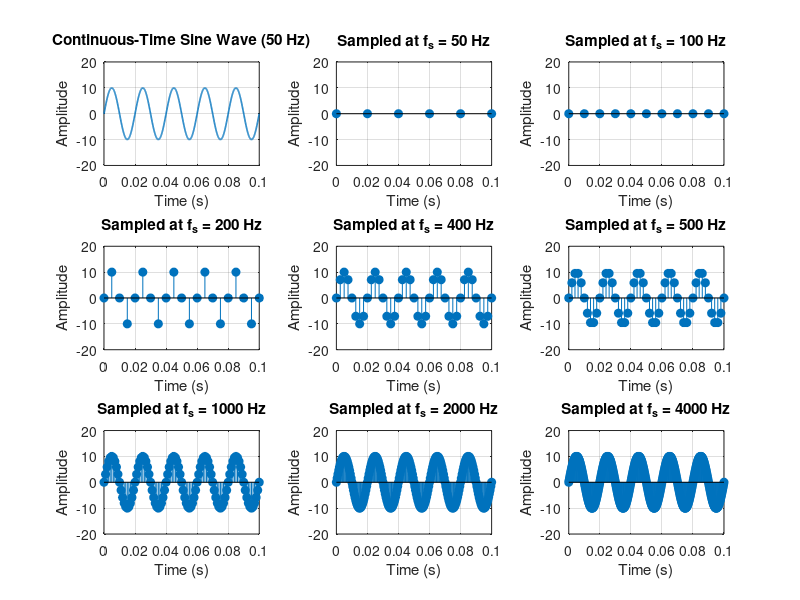

Write the MATLAB code that produced this figure.
clc;
clear all;
close all;

% ===== Continuous-time sine wave =====
t = 0:0.0001:0.1;
A = 10;
f = 50;

subplot(3, 3, 1);
x = A * sin(2 * pi * f * t);
plot(t, x, 'LineWidth', 1.2);
ylim([-20 20]);
grid on;
title('Continuous-Time Sine Wave (50 Hz)');
xlabel('Time (s)');
ylabel('Amplitude');

% ===== Sampling at different frequencies =====
fs_values = [50 100 200 400 500 1000 2000 4000];

for i = 1:length(fs_values)
    fs = fs_values(i);
    ts = 1 / fs;
    n = 0:ts:0.1;
    x_samp = A * sin(2 * pi * f * n);

    subplot(3, 3, i + 1);
    stem(n, x_samp, 'filled');
    ylim([-20 20]);
    grid on;
    title(['Sampled at f_s = ' num2str(fs) ' Hz']);
    xlabel('Time (s)');
    ylabel('Amplitude');
end
